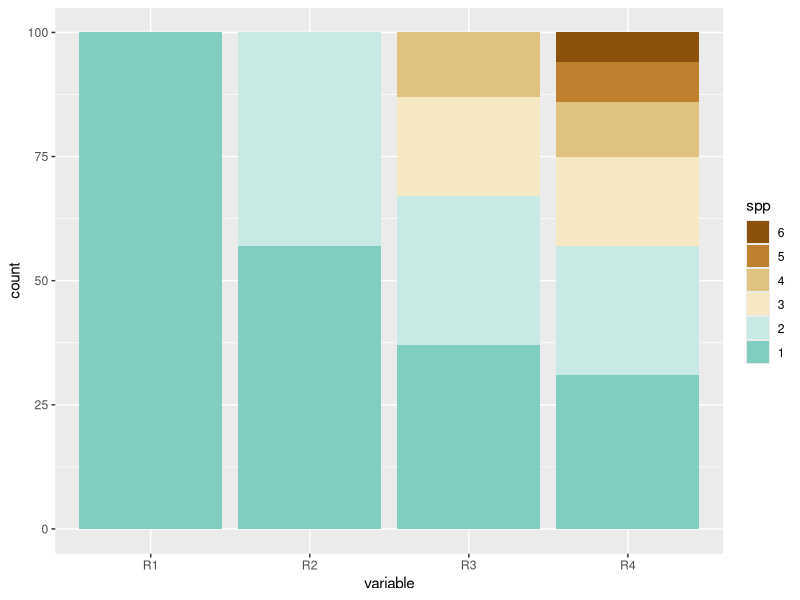
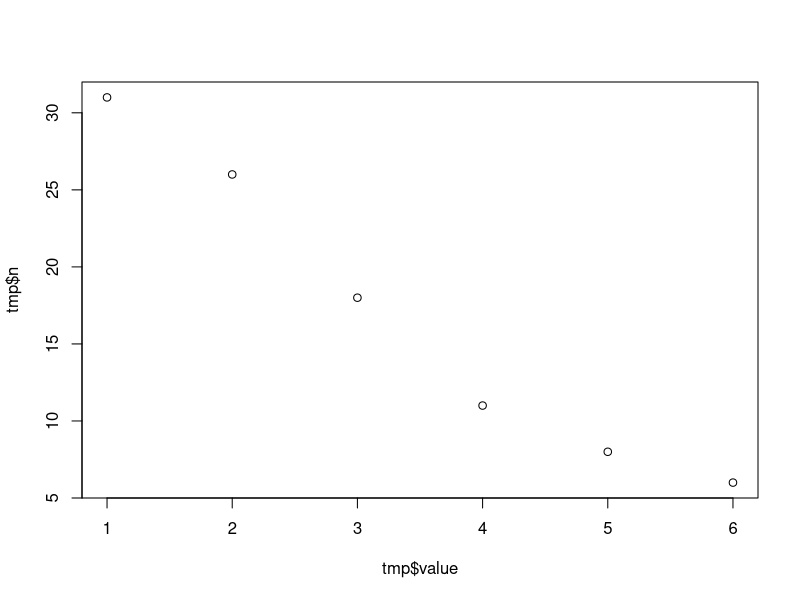
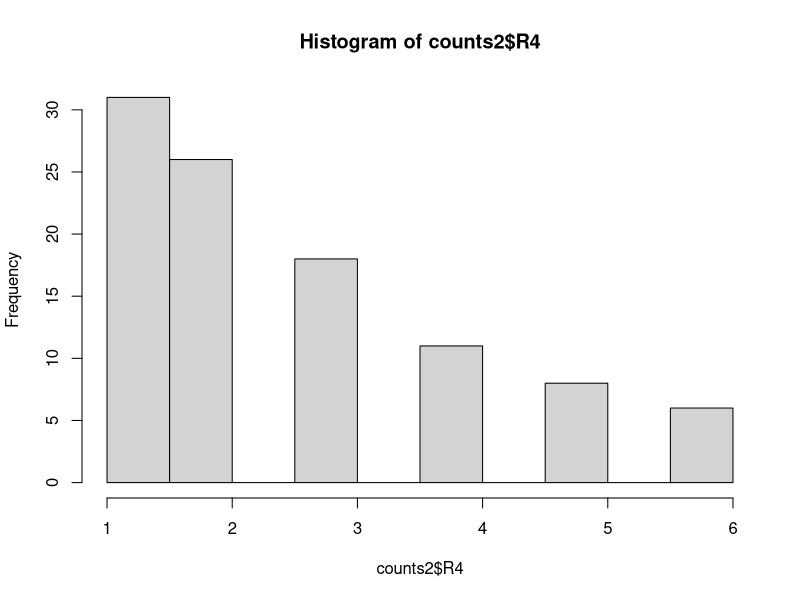

These figures' R source, in order: (Note: this script raises an error after producing the figures.)
library(dplyr); library(reshape2)
library(ggplot2)

#change color palette
library(RColorBrewer)
pal <- brewer.pal(8, "BrBG")
ggplot <- function(...) ggplot2::ggplot(...) + scale_fill_manual(values=pal) + scale_color_manual(values=pal) 

#generating needed distributions for the mesocosm simulation

#################################
#SPECIES DISTRIBUTIONS
#################################
#lognormal distribution of species abundances
#important for knowing abundances of species at each richness level.

#you have 6 species. get proportion of individuals per species and standardize to a certain number of total individuals.
getabund <- function(r, n=100, mu=1){ 
  #r=richness, n=total individuals, mu=mean of log distribution
  
#get counts of each species
  n1 = n+max(r) #buffering the number of species so there aren't errors due to rounding
  pool=dlnorm(1:6, mu) #distribution of each species
  abund <- pool[1:r]*n1/sum(pool[1:r]) #get abundances of each species for a richness level

#get actual population from the counts above 
  r2=1:length(r)
  pop <- rep(1:length(abund), abund)
  pop <- sort(sample(pop, n)) #bring the population back down to desired n. had issues with rounding.
  return(pop)
}

getabund2 <- function(n=100, mu=1){
  x=c(1,2,4,6)
  counts <- lapply(x, function(r) getabund(r, n, mu))
  counts2 <- unlist(counts)
  counts2 <- as.data.frame(matrix(counts2, ncol=length(x))) 
  names(counts2) <- c("R1", "R2", "R3", "R4")
  counts2
}

counts2 <- getabund2(100, 1)

melt(counts2)

#plot counts
counts3 <- melt(counts2)
spp <- as.factor(counts3$value)
spp <- factor(spp, levels = sort(levels(spp), T))
ggplot(counts3, aes( variable, group=spp, fill=spp)) +
  geom_bar()
#plot distribution of richest community
tmp <- counts3 %>% 
  group_by(variable) %>% 
  count(value) %>% 
  filter(variable=="R4")
plot(tmp$value, tmp$n)
hist(counts2$R4)

#export host abundances 
write.csv(counts2, "simulation/outputs/hostabund.csv", row.names = F)

##################################
#COMPETENCY CURVES
##################################
#competency is a function of susceptibility and infectivity. if we assume infectivity is constant over time and across species, it's just a function of susceptibility. I expect a plant to be susceptible highest a day or two after their neighbor is infected and a gradual decay over time. The distribution is from Otten 2003, describing the decay of the secondary transmission rates. I'm eyeballing the distribution to match something like the decay in primary transmission, same paper. formula is as follows: 

trans <- function(B=.182, g=3.06, t=1:10, tq){
  #B determines amplitude; gamma is slope of decay; t is time duration; tq is time of peak
  B_t = B*exp(-g*(log(t/tq))^2)
  return(B_t)
}

#explore the parameters
#Beta: amplitude
tmp <- lapply(seq(.1, .5, length.out = 10), function(x) trans(tq=2, B=x))
plot(1:10, tmp[[10]])
for(i in 1:length(tmp)){
  points(1:10, tmp[[i]], type='o')
}

#Gamma: steepness
tmp <- lapply(seq(.1, .5, length.out = 10), function(x) trans(tq=2, g=x))
plot(1:10, tmp[[10]])
for(i in 1:length(tmp)){
  points(1:10, tmp[[i]], type='o')
}

#tq: time of peak
tmp <- lapply(1:5, function(x) trans(tq=x))
plot(1:10, tmp[[1]])
for(i in 1:length(tmp)){
  points(1:10, tmp[[i]], type='o')
}

#it looks like tq=2 seems most sensible. B and g are from Otten 2003. Will keep g as is, but B will vary depending on plant species. 
tmp <- lapply(c(c(.9, .4, .3, .1, 0, 0)), function(x) trans(tq=2, B=x, t=1:20))
plot(1:20, tmp[[1]])
for(i in 1:length(tmp)){
  points(1:20, tmp[[i]], type='o')
}
#create dataframe
comp <- data.frame(time=1:20, do.call("cbind", tmp))
names(comp) <- c("time", 1:6)
comp2 <- melt(comp, measure.vars = 2:7, id.vars = "time", variable.name = "species", value.name = "comp")
comp2

#export "competency" values
write.csv(comp2, "simulation/outputs/competencyvalues.csv", row.names = F)

